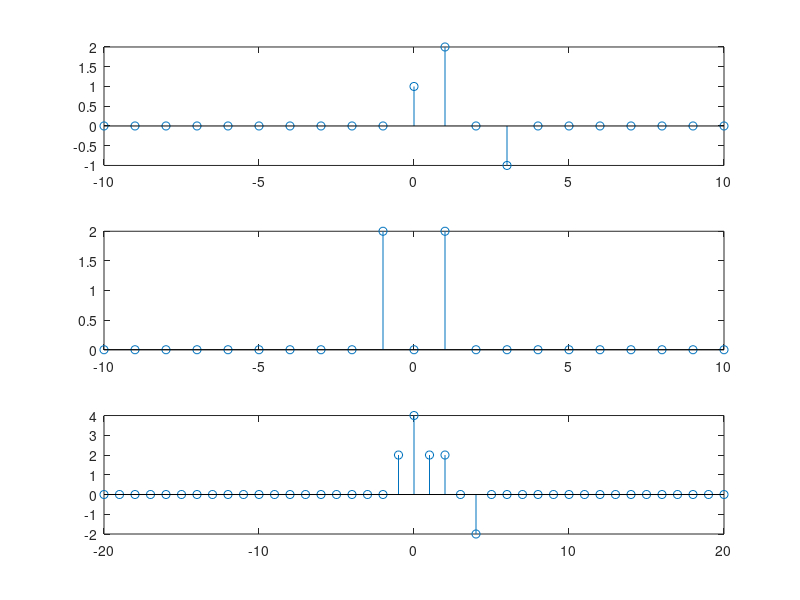

Reproduce this figure in MATLAB.
n=-10:10;figure
d = @(n)(n==0); 
u = @(n) (n>=0);
x=  d(n)+2*d(n-1)-d(n-3);
y=  2*d(n+1)+2*d(n-1) ;

subplot(311);
stem(n,x);

subplot(312);
stem(n,y);

z = conv(x,y);
subplot(313);
nz=-20:20;
stem(nz,z);